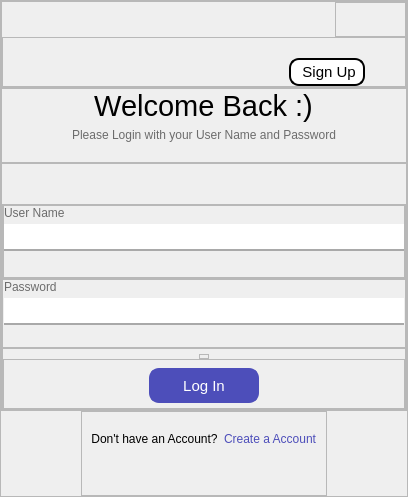
         <widget class="QWidget" name="SignInPage">
          <layout class="QHBoxLayout" name="horizontalLayout_5">
           <property name="spacing">
            <number>0</number>
           </property>
           <property name="leftMargin">
            <number>0</number>
           </property>
           <property name="topMargin">
            <number>0</number>
           </property>
           <property name="rightMargin">
            <number>0</number>
           </property>
           <property name="bottomMargin">
            <number>0</number>
           </property>
           <item>
            <widget class="QFrame" name="RightSide">
             <property name="minimumSize">
              <size>
               <width>0</width>
               <height>0</height>
              </size>
             </property>
             <property name="frameShape">
              <enum>QFrame::StyledPanel</enum>
             </property>
             <property name="frameShadow">
              <enum>QFrame::Raised</enum>
             </property>
             <layout class="QVBoxLayout" name="verticalLayout_4">
              <property name="spacing">
               <number>0</number>
              </property>
              <property name="leftMargin">
               <number>0</number>
              </property>
              <property name="topMargin">
               <number>0</number>
              </property>
              <property name="rightMargin">
               <number>0</number>
              </property>
              <property name="bottomMargin">
               <number>0</number>
              </property>
              <item>
               <widget class="QFrame" name="frame_3">
                <property name="maximumSize">
                 <size>
                  <width>16777215</width>
                  <height>180</height>
                 </size>
                </property>
                <property name="frameShape">
                 <enum>QFrame::StyledPanel</enum>
                </property>
                <property name="frameShadow">
                 <enum>QFrame::Raised</enum>
                </property>
                <layout class="QVBoxLayout" name="verticalLayout_5">
                 <property name="spacing">
                  <number>0</number>
                 </property>
                 <property name="leftMargin">
                  <number>0</number>
                 </property>
                 <property name="topMargin">
                  <number>0</number>
                 </property>
                 <property name="rightMargin">
                  <number>0</number>
                 </property>
                 <property name="bottomMargin">
                  <number>0</number>
                 </property>
                 <item alignment="Qt::AlignRight|Qt::AlignTop">
                  <widget class="QFrame" name="frame_13">
                   <property name="frameShape">
                    <enum>QFrame::StyledPanel</enum>
                   </property>
                   <property name="frameShadow">
                    <enum>QFrame::Raised</enum>
                   </property>
                   <layout class="QHBoxLayout" name="horizontalLayout_3">
                    <property name="spacing">
                     <number>8</number>
                    </property>
                    <property name="leftMargin">
                     <number>0</number>
                    </property>
                    <property name="topMargin">
                     <number>5</number>
                    </property>
                    <property name="rightMargin">
                     <number>5</number>
                    </property>
                    <property name="bottomMargin">
                     <number>0</number>
                    </property>
                    <item>
                     <widget class="QPushButton" name="btnMinimize">
                      <property name="minimumSize">
                       <size>
                        <width>28</width>
                        <height>28</height>
                       </size>
                      </property>
                      <property name="maximumSize">
                       <size>
                        <width>28</width>
                        <height>28</height>
                       </size>
                      </property>
                      <property name="cursor">
                       <cursorShape>PointingHandCursor</cursorShape>
                      </property>
                      <property name="toolTip">
                       <string>Close</string>
                      </property>
                      <property name="text">
                       <string/>
                      </property>
                      <property name="icon">
                       <iconset resource="Resources.qrc">
                        <normaloff>:/Icons/Icons/Minimize.png</normaloff>:/Icons/Icons/Minimize.png</iconset>
                      </property>
                      <property name="iconSize">
                       <size>
                        <width>30</width>
                        <height>30</height>
                       </size>
                      </property>
                      <property name="flat">
                       <bool>true</bool>
                      </property>
                     </widget>
                    </item>
                    <item>
                     <widget class="QPushButton" name="btnClose">
                      <property name="minimumSize">
                       <size>
                        <width>28</width>
                        <height>28</height>
                       </size>
                      </property>
                      <property name="maximumSize">
                       <size>
                        <width>28</width>
                        <height>28</height>
                       </size>
                      </property>
                      <property name="cursor">
                       <cursorShape>PointingHandCursor</cursorShape>
                      </property>
                      <property name="toolTip">
                       <string>Close</string>
                      </property>
                      <property name="text">
                       <string/>
                      </property>
                      <property name="icon">
                       <iconset resource="Resources.qrc">
                        <normaloff>:/Icons/Icons/CloseButton.png</normaloff>:/Icons/Icons/CloseButton.png</iconset>
                      </property>
                      <property name="iconSize">
                       <size>
                        <width>30</width>
                        <height>30</height>
                       </size>
                      </property>
                      <property name="flat">
                       <bool>true</bool>
                      </property>
                     </widget>
                    </item>
                   </layout>
                  </widget>
                 </item>
                 <item>
                  <widget class="QFrame" name="frame_7">
                   <property name="minimumSize">
                    <size>
                     <width>0</width>
                     <height>0</height>
                    </size>
                   </property>
                   <property name="maximumSize">
                    <size>
                     <width>16777215</width>
                     <height>16777215</height>
                    </size>
                   </property>
                   <property name="frameShape">
                    <enum>QFrame::StyledPanel</enum>
                   </property>
                   <property name="frameShadow">
                    <enum>QFrame::Raised</enum>
                   </property>
                   <layout class="QHBoxLayout" name="horizontalLayout_4">
                    <property name="spacing">
                     <number>5</number>
                    </property>
                    <property name="leftMargin">
                     <number>0</number>
                    </property>
                    <property name="topMargin">
                     <number>20</number>
                    </property>
                    <property name="rightMargin">
                     <number>0</number>
                    </property>
                    <property name="bottomMargin">
                     <number>0</number>
                    </property>
                    <item>
                     <spacer name="horizontalSpacer">
                      <property name="orientation">
                       <enum>Qt::Horizontal</enum>
                      </property>
                      <property name="sizeHint" stdset="0">
                       <size>
                        <width>30</width>
                        <height>0</height>
                       </size>
                      </property>
                     </spacer>
                    </item>
                    <item>
                     <widget class="QPushButton" name="btnSignUp">
                      <property name="font">
                       <font>
                        <pointsize>11</pointsize>
                        <weight>50</weight>
                        <bold>false</bold>
                       </font>
                      </property>
                      <property name="cursor">
                       <cursorShape>PointingHandCursor</cursorShape>
                      </property>
                      <property name="styleSheet">
                       <string notr="true">#btnSignUp{	border:2px solid  black;
	background-color:white ;
	border-radius: 10px 10px 10px 10px;
	color:black;

padding:3px;
}
#btnSignUp:hover
{
	color:#4d4eba;
	border:2px solid  #4d4eba;
}

</string>
                      </property>
                      <property name="text">
                       <string>  Sign Up </string>
                      </property>
                      <property name="iconSize">
                       <size>
                        <width>0</width>
                        <height>0</height>
                       </size>
                      </property>
                     </widget>
                    </item>
                    <item>
                     <spacer name="horizontalSpacer_2">
                      <property name="orientation">
                       <enum>Qt::Horizontal</enum>
                      </property>
                      <property name="sizeType">
                       <enum>QSizePolicy::Fixed</enum>
                      </property>
                      <property name="sizeHint" stdset="0">
                       <size>
                        <width>40</width>
                        <height>0</height>
                       </size>
                      </property>
                     </spacer>
                    </item>
                   </layout>
                  </widget>
                 </item>
                </layout>
               </widget>
              </item>
              <item alignment="Qt::AlignVCenter">
               <widget class="QFrame" name="frame_4">
                <property name="maximumSize">
                 <size>
                  <width>16777215</width>
                  <height>100</height>
                 </size>
                </property>
                <property name="frameShape">
                 <enum>QFrame::StyledPanel</enum>
                </property>
                <property name="frameShadow">
                 <enum>QFrame::Raised</enum>
                </property>
                <layout class="QVBoxLayout" name="verticalLayout_6">
                 <property name="spacing">
                  <number>5</number>
                 </property>
                 <property name="leftMargin">
                  <number>0</number>
                 </property>
                 <property name="topMargin">
                  <number>0</number>
                 </property>
                 <property name="rightMargin">
                  <number>0</number>
                 </property>
                 <property name="bottomMargin">
                  <number>20</number>
                 </property>
                 <item alignment="Qt::AlignHCenter">
                  <widget class="QLabel" name="label_3">
                   <property name="font">
                    <font>
                     <pointsize>22</pointsize>
                    </font>
                   </property>
                   <property name="text">
                    <string>Welcome Back :)</string>
                   </property>
                   <property name="alignment">
                    <set>Qt::AlignBottom|Qt::AlignHCenter</set>
                   </property>
                  </widget>
                 </item>
                 <item alignment="Qt::AlignHCenter">
                  <widget class="QLabel" name="label_4">
                   <property name="styleSheet">
                    <string notr="true">
color: rgb(108, 108, 108);</string>
                   </property>
                   <property name="text">
                    <string>Please Login with your User Name and Password</string>
                   </property>
                   <property name="alignment">
                    <set>Qt::AlignHCenter|Qt::AlignTop</set>
                   </property>
                  </widget>
                 </item>
                </layout>
               </widget>
              </item>
              <item>
               <widget class="QFrame" name="frame_5">
                <property name="frameShape">
                 <enum>QFrame::StyledPanel</enum>
                </property>
                <property name="frameShadow">
                 <enum>QFrame::Raised</enum>
                </property>
                <layout class="QVBoxLayout" name="verticalLayout_7">
                 <property name="spacing">
                  <number>0</number>
                 </property>
                 <property name="leftMargin">
                  <number>0</number>
                 </property>
                 <property name="topMargin">
                  <number>40</number>
                 </property>
                 <property name="rightMargin">
                  <number>0</number>
                 </property>
                 <property name="bottomMargin">
                  <number>0</number>
                 </property>
                 <item>
                  <widget class="QFrame" name="frame_6">
                   <property name="frameShape">
                    <enum>QFrame::StyledPanel</enum>
                   </property>
                   <property name="frameShadow">
                    <enum>QFrame::Raised</enum>
                   </property>
                   <layout class="QVBoxLayout" name="verticalLayout_8">
                    <property name="spacing">
                     <number>0</number>
                    </property>
                    <property name="leftMargin">
                     <number>0</number>
                    </property>
                    <property name="topMargin">
                     <number>0</number>
                    </property>
                    <property name="rightMargin">
                     <number>0</number>
                    </property>
                    <property name="bottomMargin">
                     <number>0</number>
                    </property>
                    <item>
                     <widget class="QFrame" name="frame_10">
                      <property name="frameShape">
                       <enum>QFrame::StyledPanel</enum>
                      </property>
                      <property name="frameShadow">
                       <enum>QFrame::Raised</enum>
                      </property>
                      <layout class="QVBoxLayout" name="verticalLayout_9">
                       <property name="spacing">
                        <number>4</number>
                       </property>
                       <property name="leftMargin">
                        <number>0</number>
                       </property>
                       <property name="topMargin">
                        <number>0</number>
                       </property>
                       <property name="rightMargin">
                        <number>0</number>
                       </property>
                       <property name="bottomMargin">
                        <number>9</number>
                       </property>
                       <item alignment="Qt::AlignHCenter">
                        <widget class="QLabel" name="label_5">
                         <property name="minimumSize">
                          <size>
                           <width>400</width>
                           <height>0</height>
                          </size>
                         </property>
                         <property name="styleSheet">
                          <string notr="true">
color: rgb(108, 108, 108);</string>
                         </property>
                         <property name="text">
                          <string>User Name                                                                 </string>
                         </property>
                         <property name="alignment">
                          <set>Qt::AlignLeading|Qt::AlignLeft|Qt::AlignVCenter</set>
                         </property>
                        </widget>
                       </item>
                       <item alignment="Qt::AlignHCenter|Qt::AlignVCenter">
                        <widget class="QLineEdit" name="txtUserNameLogIn">
                         <property name="minimumSize">
                          <size>
                           <width>400</width>
                           <height>0</height>
                          </size>
                         </property>
                         <property name="maximumSize">
                          <size>
                           <width>16777215</width>
                           <height>16777215</height>
                          </size>
                         </property>
                         <property name="font">
                          <font>
                           <pointsize>14</pointsize>
                          </font>
                         </property>
                         <property name="styleSheet">
                          <string notr="true">border:none;
border-bottom:2px solid #a9a9a9;</string>
                         </property>
                         <property name="alignment">
                          <set>Qt::AlignLeading|Qt::AlignLeft|Qt::AlignTop</set>
                         </property>
                        </widget>
                       </item>
                       <item alignment="Qt::AlignHCenter|Qt::AlignVCenter">
                        <widget class="QLabel" name="lblUserName">
                         <property name="font">
                          <font>
                           <pointsize>8</pointsize>
                          </font>
                         </property>
                         <property name="styleSheet">
                          <string notr="true">color: rgb(255, 0, 0);
color: rgb(255, 0, 0);</string>
                         </property>
                         <property name="text">
                          <string/>
                         </property>
                        </widget>
                       </item>
                      </layout>
                     </widget>
                    </item>
                   </layout>
                  </widget>
                 </item>
                 <item>
                  <widget class="QFrame" name="frame_9">
                   <property name="frameShape">
                    <enum>QFrame::StyledPanel</enum>
                   </property>
                   <property name="frameShadow">
                    <enum>QFrame::Raised</enum>
                   </property>
                   <layout class="QVBoxLayout" name="verticalLayout_10">
                    <property name="spacing">
                     <number>4</number>
                    </property>
                    <property name="leftMargin">
                     <number>0</number>
                    </property>
                    <property name="topMargin">
                     <number>0</number>
                    </property>
                    <property name="rightMargin">
                     <number>0</number>
                    </property>
                    <property name="bottomMargin">
                     <number>5</number>
                    </property>
                    <item alignment="Qt::AlignHCenter">
                     <widget class="QLabel" name="label_6">
                      <property name="minimumSize">
                       <size>
                        <width>400</width>
                        <height>0</height>
                       </size>
                      </property>
                      <property name="styleSheet">
                       <string notr="true">
color: rgb(108, 108, 108);</string>
                      </property>
                      <property name="text">
                       <string>Password                                                                   </string>
                      </property>
                     </widget>
                    </item>
                    <item alignment="Qt::AlignHCenter">
                     <widget class="QLineEdit" name="txtPasswordLogIn">
                      <property name="minimumSize">
                       <size>
                        <width>400</width>
                        <height>0</height>
                       </size>
                      </property>
                      <property name="maximumSize">
                       <size>
                        <width>16777215</width>
                        <height>16777215</height>
                       </size>
                      </property>
                      <property name="font">
                       <font>
                        <pointsize>14</pointsize>
                       </font>
                      </property>
                      <property name="styleSheet">
                       <string notr="true">border:none;
border-bottom:2px solid #a9a9a9;</string>
                      </property>
                      <property name="echoMode">
                       <enum>QLineEdit::Password</enum>
                      </property>
                     </widget>
                    </item>
                    <item alignment="Qt::AlignHCenter|Qt::AlignVCenter">
                     <widget class="QLabel" name="lblPassword">
                      <property name="font">
                       <font>
                        <pointsize>8</pointsize>
                       </font>
                      </property>
                      <property name="styleSheet">
                       <string notr="true">color: rgb(255, 0, 0);</string>
                      </property>
                      <property name="text">
                       <string/>
                      </property>
                     </widget>
                    </item>
                   </layout>
                  </widget>
                 </item>
                 <item>
                  <widget class="QFrame" name="frame_8">
                   <property name="frameShape">
                    <enum>QFrame::StyledPanel</enum>
                   </property>
                   <property name="frameShadow">
                    <enum>QFrame::Raised</enum>
                   </property>
                   <layout class="QVBoxLayout" name="verticalLayout_11">
                    <property name="spacing">
                     <number>0</number>
                    </property>
                    <property name="leftMargin">
                     <number>0</number>
                    </property>
                    <property name="topMargin">
                     <number>5</number>
                    </property>
                    <property name="rightMargin">
                     <number>0</number>
                    </property>
                    <property name="bottomMargin">
                     <number>0</number>
                    </property>
                    <item alignment="Qt::AlignHCenter">
                     <widget class="QFrame" name="frame_11">
                      <property name="maximumSize">
                       <size>
                        <width>600</width>
                        <height>16777215</height>
                       </size>
                      </property>
                      <property name="frameShape">
                       <enum>QFrame::StyledPanel</enum>
                      </property>
                      <property name="frameShadow">
                       <enum>QFrame::Raised</enum>
                      </property>
                      <layout class="QVBoxLayout" name="verticalLayout_12">
                       <property name="spacing">
                        <number>0</number>
                       </property>
                       <property name="leftMargin">
                        <number>0</number>
                       </property>
                       <property name="topMargin">
                        <number>0</number>
                       </property>
                       <property name="rightMargin">
                        <number>8</number>
                       </property>
                       <property name="bottomMargin">
                        <number>3</number>
                       </property>
                      </layout>
                     </widget>
                    </item>
                    <item>
                     <widget class="QFrame" name="frame_12">
                      <property name="frameShape">
                       <enum>QFrame::StyledPanel</enum>
                      </property>
                      <property name="frameShadow">
                       <enum>QFrame::Raised</enum>
                      </property>
                      <layout class="QVBoxLayout" name="verticalLayout_13">
                       <property name="spacing">
                        <number>0</number>
                       </property>
                       <property name="leftMargin">
                        <number>0</number>
                       </property>
                       <property name="topMargin">
                        <number>8</number>
                       </property>
                       <property name="rightMargin">
                        <number>0</number>
                       </property>
                       <property name="bottomMargin">
                        <number>5</number>
                       </property>
                       <item alignment="Qt::AlignHCenter">
                        <widget class="QPushButton" name="btnLogInTo">
                         <property name="minimumSize">
                          <size>
                           <width>0</width>
                           <height>35</height>
                          </size>
                         </property>
                         <property name="font">
                          <font>
                           <pointsize>11</pointsize>
                           <weight>50</weight>
                           <bold>false</bold>
                          </font>
                         </property>
                         <property name="cursor">
                          <cursorShape>PointingHandCursor</cursorShape>
                         </property>
                         <property name="styleSheet">
                          <string notr="true">#btnLogInTo{
border:2px solid  #4d4eba;
background-color:#4d4eba ;
border-radius: 10px 10px 10px 10px;
color:white;
padding:3px;

}
#btnLogInTo:hover
{
background-color:#6c70ca;
color:#f6f8ff;
}
</string>
                         </property>
                         <property name="text">
                          <string>       Log In       </string>
                         </property>
                         <property name="iconSize">
                          <size>
                           <width>0</width>
                           <height>0</height>
                          </size>
                         </property>
                         <property name="autoDefault">
                          <bool>false</bool>
                         </property>
                         <property name="default">
                          <bool>false</bool>
                         </property>
                         <property name="flat">
                          <bool>false</bool>
                         </property>
                        </widget>
                       </item>
                      </layout>
                     </widget>
                    </item>
                   </layout>
                  </widget>
                 </item>
                </layout>
               </widget>
              </item>
              <item alignment="Qt::AlignHCenter|Qt::AlignTop">
               <widget class="QFrame" name="frame_14">
                <property name="maximumSize">
                 <size>
                  <width>16777215</width>
                  <height>100</height>
                 </size>
                </property>
                <property name="frameShape">
                 <enum>QFrame::StyledPanel</enum>
                </property>
                <property name="frameShadow">
                 <enum>QFrame::Raised</enum>
                </property>
                <layout class="QHBoxLayout" name="horizontalLayout_13">
                 <property name="topMargin">
                  <number>20</number>
                 </property>
                 <item alignment="Qt::AlignHCenter|Qt::AlignVCenter">
                  <widget class="QLabel" name="label_8">
                   <property name="cursor">
                    <cursorShape>ArrowCursor</cursorShape>
                   </property>
                   <property name="text">
                    <string>&lt;html&gt;&lt;head/&gt;&lt;body&gt;&lt;p&gt;Don't have an Account?&lt;/p&gt;&lt;p&gt;&lt;br/&gt;&lt;/p&gt;&lt;/body&gt;&lt;/html&gt;</string>
                   </property>
                   <property name="alignment">
                    <set>Qt::AlignHCenter|Qt::AlignTop</set>
                   </property>
                   <property name="openExternalLinks">
                    <bool>true</bool>
                   </property>
                  </widget>
                 </item>
                 <item alignment="Qt::AlignHCenter|Qt::AlignTop">
                  <widget class="QLabel" name="lblCreateAccount">
                   <property name="cursor">
                    <cursorShape>PointingHandCursor</cursorShape>
                   </property>
                   <property name="text">
                    <string>&lt;html&gt;&lt;head/&gt;&lt;body&gt;&lt;p&gt;&lt;span style=&quot; color:#4d4eba;&quot;&gt;Create a Account&lt;/span&gt;&lt;/p&gt;&lt;/body&gt;&lt;/html&gt;</string>
                   </property>
                  </widget>
                 </item>
                </layout>
               </widget>
              </item>
              <item>
               <widget class="QFrame" name="frame_15">
                <property name="frameShape">
                 <enum>QFrame::StyledPanel</enum>
                </property>
                <property name="frameShadow">
                 <enum>QFrame::Raised</enum>
                </property>
               </widget>
              </item>
             </layout>
            </widget>
           </item>
          </layout>
         </widget>
